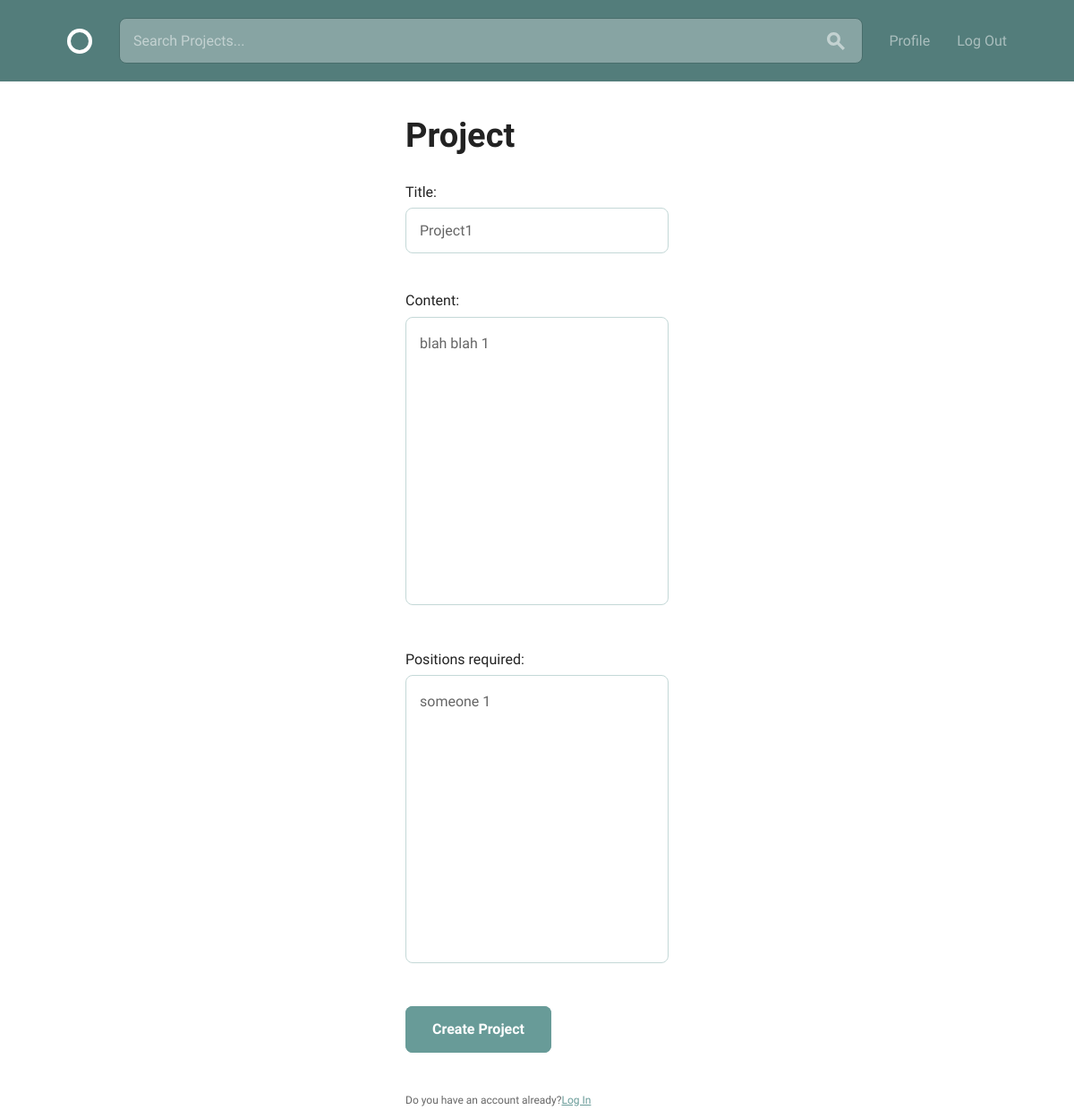
Page /projects/project/1/update/ (signed in) on the committed database.
### projects/models.py (models this page shows, shortened)
class Project(models.Model):
    title = models.CharField(max_length=100, unique=True)
    content = models.TextField()
    date_posted = models.DateTimeField(default=timezone.now)
    author = models.ForeignKey(
        settings.AUTH_USER_MODEL,
        on_delete=models.CASCADE,
    )
    positions_required = models.TextField(blank=True)
    project_status = models.BooleanField(default=False)
    class Meta:
        ordering = ['-date_posted']

### projects/views.py (the view, shortened to what this page needs)
# urls.py: path('/project/<pk>/update/', UpdateProjectView.as_view(), name='project_update'),
class UpdateProjectView(LoginRequiredMixin, UserPassesTestMixin, generic.UpdateView):
    model = Project
    fields = [
        'title',
        'content',
        'positions_required',
             ]
    template_name = 'project_form.html'
    def test_func(self):
        project = self.get_object()
        if self.request.user == project.author:
            return True
        return False

### projects/templates/project_form.html (shortened to what this page needs)
{% extends 'layout.html' %}
{% block content %}
<div class="bounds">
  <div class="grid-30 centered">
  <h1>Project</h1>
  <form method="POST">
    {{ form.as_p }}
    <input type="submit" value="Create Project" class="button-primary">
  </form>
  <div class="border-top pt-3">
    <small class="text-muted">
      Do you have an account already?<a class="ml-2" href="#">Log In</a>
    </small>
  </div>
</div>
</div>
{% endblock %}

### assets/css/global.css (style rules this page uses)
html { font-family: sans-serif; -ms-text-size-adjust: 100%; -webkit-text-size-adjust: 100%; }
body { margin: 0; }
a { background-color: transparent; }
h1 { font-size: 2em; margin: 0.67em 0; }
small { font-size: 80%; }
button, input, optgroup, select, textarea { color: inherit; font: inherit; margin: 0; }
input[type="reset"], input[type="submit"] { -webkit-appearance: button; cursor: pointer; }
input { line-height: normal; }
textarea { overflow: auto; }
html { font-size: 62.5%; }
body { font-size: 1.5em; line-height: 1.6; font-weight: 400; font-family: "Cousine"; color: #666; }
.bounds { max-width: 1080px; margin: 0 auto; }
.grid, .grid-5, .grid-10, .grid-15, .grid-20, .grid-25, .grid-30, .grid-33, .grid-35, .grid-40, .grid-45, .grid-50, .grid-55, .grid-60, .grid-65, .grid-66, .grid-70, .grid-75, .grid-80, .grid-90, .grid-95, .grid-100 { float: left; box-sizing: border-box; position: relative; }
.grid-30 { width: 30%; padding: 0 15px; }
h1, h2, h3, h4, h5, h6 { margin-top: 0; margin-bottom: 2rem; font-weight: bold; font-family: "Work Sans", sans-serif; color: #222; }
h1 { font-size: 3.8rem; }
@media (min-width: 550px) { h1 { font-size: 3.8rem; } }
p { margin-top: 0; font-size: 1.6rem; }
a { color: #689b98; -webkit-transition: color 0.2s; -moz-transition: color 0.2s; -ms-transition: color 0.2s; -o-transition: color 0.2s; transition: color 0.2s; }
.button, button, input[type="submit"], input[type="reset"], input[type="button"] { font-family: "Work Sans", sans-serif; font-size: 1.6rem; padding: 18px 30px; border: 0; margin-right: 10px; border-radius: 8px; font-weight: bold; display: inline-block; white-space: nowrap; box-sizing: border-box; line-height: 1; text-decoration: none; color: #689b98; background: none; box-shadow: 0 0 0 2px #689b98 inset; position: relative; -webkit-transition: 0.2s; -moz-transition: 0.2s; -ms-transition: 0.2s; -o-transition: 0.2s; transition: 0.2s; }
.button.button-primary, input[type="submit"].button-primary, input[type="reset"].button-primary, input[type="button"].button-primary, button.button-primary { color: #fff; background-color: #689b98; }
textarea { padding: 15px; border: 1px solid #c4d8d7; box-shadow: none; box-sizing: border-box; min-height: 200px; width: 100%; font-size: 1.6rem; line-height: 1.8; border-radius: 8px; -webkit-appearance: none; -moz-appearance: none; appearance: none; outline: none; }
input[type="email"], input[type="number"], input[type="search"], input[type="text"], select, input[type="tel"], input[type="url"], input[type="password"] { background: #fff; width: 100%; color: #666; border-radius: 8px; border: 1px solid #c4d8d7; padding: 15px; margin-bottom: 15px; outline: none; box-sizing: border-box; font-size: 1.6rem; font-family: "Work Sans", sans-serif; -webkit-appearance: none; -moz-appearance: none; appearance: none; -webkit-transition: 0.2s; -moz-transition: 0.2s; -ms-transition: 0.2s; -o-transition: 0.2s; transition: 0.2s; }
label, legend { display: block; margin-bottom: 0.5rem; color: #222; font-family: "Work Sans", sans-serif; }
input, textarea, select, fieldset { margin-bottom: 1.5rem; }
pre, blockquote, dl, figure, table, p, ul, ol, form { margin-bottom: 2.5rem; }
.centered { float: none; margin: 0 auto; clear: both; }

### rows in the picture
Project: title "Project1", content "blah blah 1", positions_required "someone 1"
